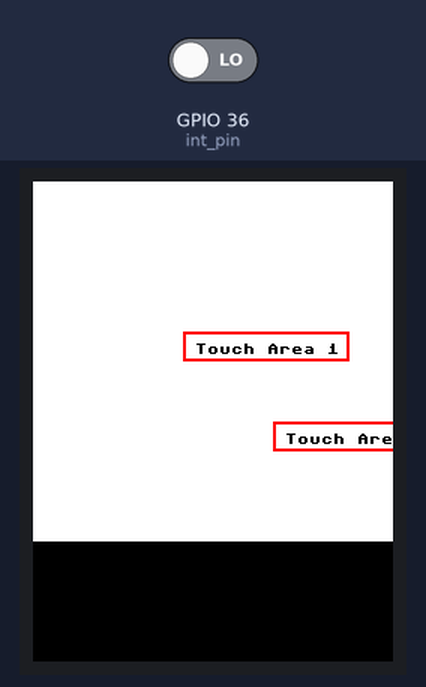
A program run on a simulated ESP32 board running MicroPython. On the bench: 240×320 colour display. The inputs (shaded band) are chosen by the test bench; at power-on: GPIO 36 (int_pin) LOW. Library files of the repository ran but are not shown: ili9341.py, xpt2046.py.

Above: at 0.8 s.

The program:

demo_no_lvgl.py
```python
"""ILI9341 XPT2046 touch demo for cheap yellow display."""
from ili9341 import Display, color565
from xpt2046 import Touch
from machine import Pin, SPI, PWM
import time


def color_rgb(r, g, b):
    return color565(r, g, b)

'''
TouchScreen (0, 0) = corner diagonal to usb port
'''

class TouchScreen(object):
    """Touchscreen simple demo."""
    CYAN = color_rgb(0, 255, 255)
    PURPLE = color_rgb(255, 0, 255)
    WHITE = color_rgb(255, 0, 0)

    def __init__(self):
        self.mark_touch = True # True, False --> Show touch coordinates
        self.Touch_items = []
        self.Touch_callbacks = []

        self.spi_display = SPI(1, baudrate=10000000,
                        sck=Pin(14), mosi=Pin(13))

        self.Screen = Display(self.spi_display, dc=Pin(2), cs=Pin(15),
                              rst=Pin(15), width = 320, height = 240,
                              bgr = False, gamma = True)

        self.backlight = Pin(21, Pin.OUT)
        self.backlight.on()

        self.spi_touch = SPI(2, baudrate=1000000, sck=Pin(25),
                        mosi=Pin(32), miso=Pin(39))

        self.Touch = Touch(self.spi_touch, cs=Pin(33), int_pin=Pin(36),
                           int_handler=self.touchscreen_press)

        self.Screen.clear(color565(255,255,255))

        #self.backlightPWM = PWM(self.backlight, freq=5000, duty_u16=32768)

        # Assign touch callbacks and draw elements on screen
        self.draw()


    def draw(self):
        ''' Draw text and assign a callback to touch event at rectangular area '''

        text = 'Touch Area 1'
        self.Screen.draw_text8x8(108, 108, text,
                                 color565(0, 0, 0), color565(255, 255, 255))
        item = self.TouchArea(self, 100, 100, 15 + 8 * len(text), 20, True)
        self.addTouchItem(item, lambda x: print('Area 1'))


        text = 'Touch Area 2'
        self.Screen.draw_text8x8(168, 168, text,
                                 color565(0, 0, 0), color565(255, 255, 255))
        item2 = self.TouchArea(self, 160, 160, 15 + 8 * len(text), 20, True)
        self.addTouchItem(item2, lambda x: print('Area 2'))


        ''' Draw shutdown icon and bind callback to it '''
        a = 5    # Move the icon
        b = 190	 # Move the icon
        self.Screen.fill_circle(300 - a, 220 - b, 18, color565(0, 0, 0))
        self.Screen.fill_circle(300 - a, 220 - b, 15, color565(255, 255, 255))
        self.Screen.fill_rectangle(295 - a, 197 - b, 10, 20, color565(255, 255, 255))
        self.Screen.fill_rectangle(298 - a, 197 - b, 4, 20, color565(0, 0, 0))

        item3 = self.TouchArea(self, 300 - a - 20, 220 - b - 20, 40, 40)
        self.addTouchItem(item3, lambda x: self.shutdown())


    def addTouchItem(self, item, cb):
        self.Touch_items.append(item)
        self.Touch_callbacks.append(cb)

    def shutdown(self):
        print('Shutdown.')
        self.spi_touch.deinit()
        #self.backlightPWM.deinit()

        self.backlight.off()
        self.Screen.cleanup()
        sys.exit(0)

    def touchscreen_press(self, x, y):
        """Process touchscreen press events."""
        x, y = y, x

        if self.mark_touch:
            self.Screen.fill_circle(x, y, 4, color_rgb(155, 155, 155))
            self.Screen.draw_circle(x, y, 4, color_rgb(255, 255, 255))


        if len(self.Touch_items) > 0:
            for i, item in enumerate(self.Touch_items):
                if x in item.TouchX and y in item.TouchY:
                    self.Touch_callbacks[i](i)

    class TouchArea:
        ''' Bind callback to rectangular touch area'''
        def __init__(self, parent, x, y, w, h, draw = False):
            self.parent = parent
            self.x = x
            self.y = y
            self.width = w
            self.height = h

            self.TouchX = range(self.x, self.x + self.width)
            self.TouchY = range(self.y, self.y + self.height)

            if draw is True:
                self.draw()

        ''' Draw the outline of the touch area '''
        def draw(self):
            self.color = color_rgb(70, 0, 0)

            for i in range(2):
                self.parent.Screen.draw_rectangle(self.x+i, self.y+i,
                                               self.width-2*i, self.height-2*i,
                                               color_rgb(255, 0, 0))


try:
    x = TouchScreen()

    while True:
        time.sleep(1)

except KeyboardInterrupt:
    print("\nCtrl-C pressed.  Cleaning up and exiting...")
#finally:
    x.shutdown()
```
